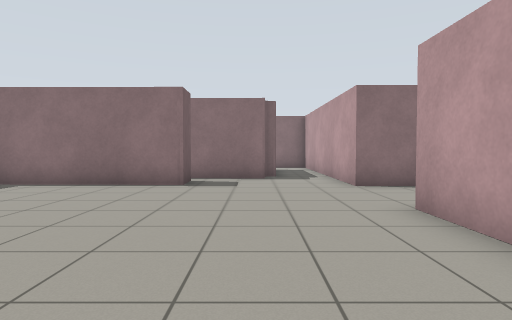
[1] (above)

17 first-person views from a walk through a world built for the Gazebo simulator. The camera is 0.94 m above the floor, tilts 2° down and sees 75° across. The floor is counted in squares, 1 m on a side. Each view is taken from the middle of a square. On the plan, view 1 faces up. The plan holds only what a view shows up to about 12 squares ahead; the rest is blank. The place goes on beyond the plan.

[2]
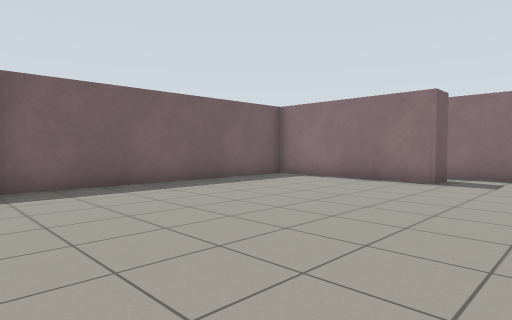

[3]
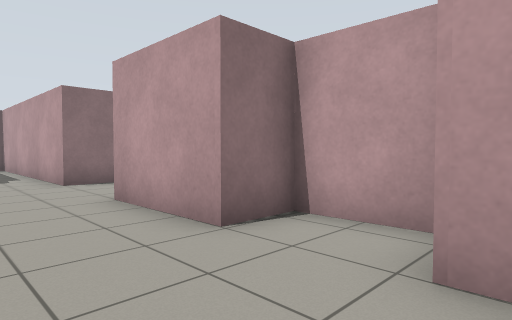

[4]
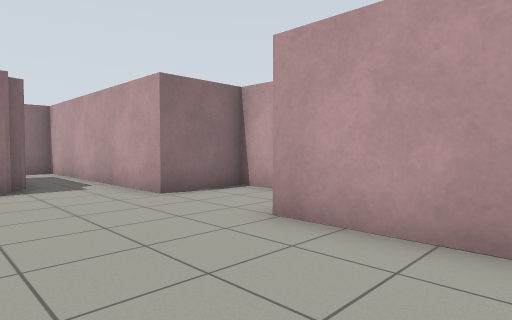

[5]
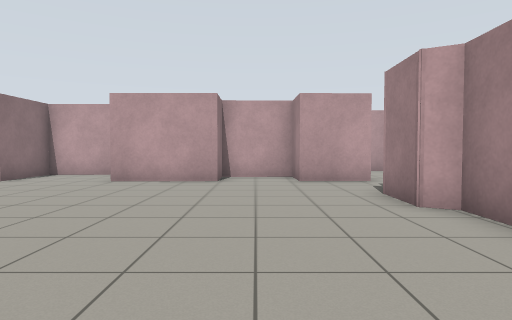

[6]
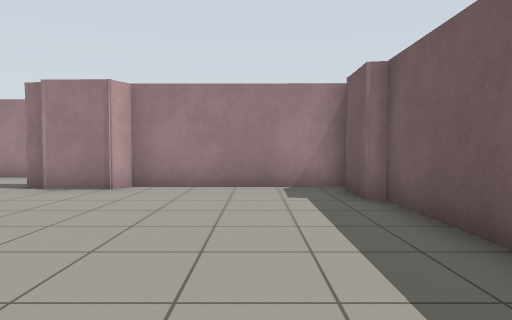

[7]
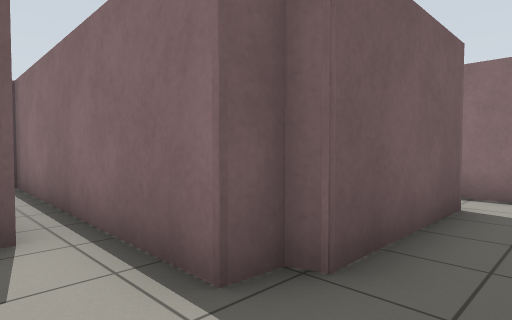

[8]
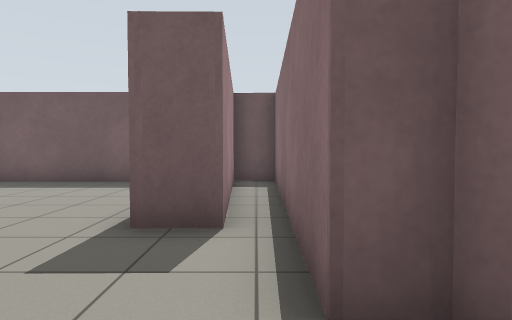

[9]
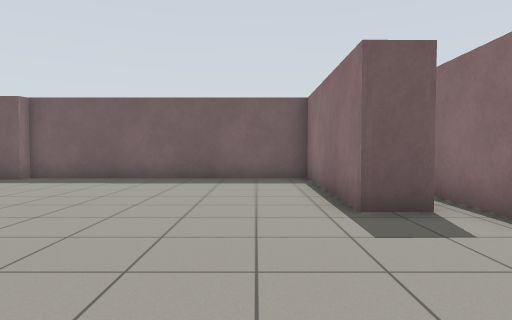

[10]
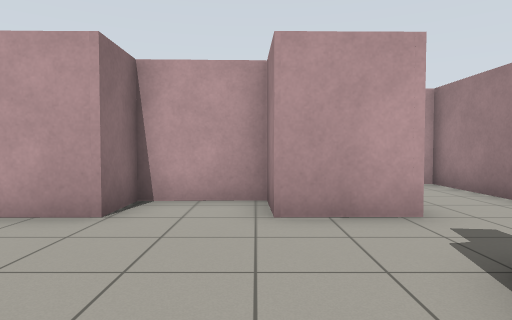

[11]
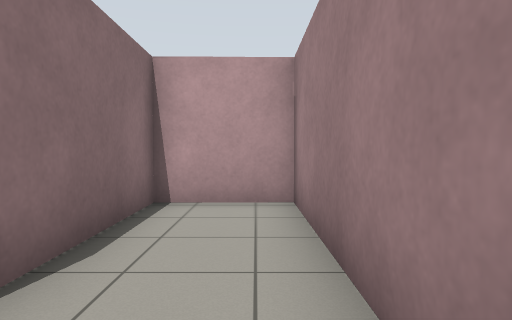

[12]
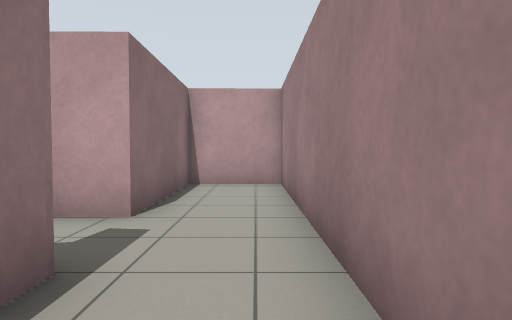

[13]
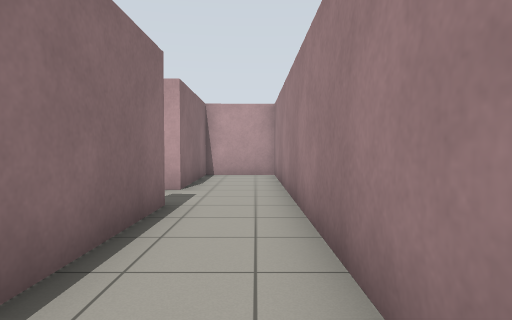

[14]
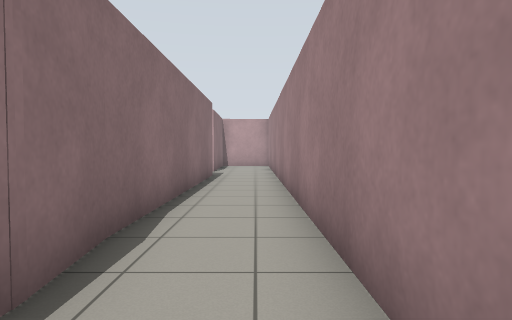

[15]
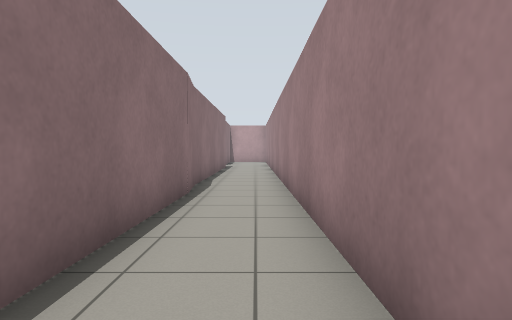

[16]
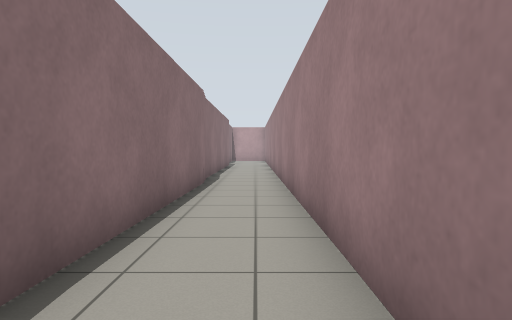

[17]
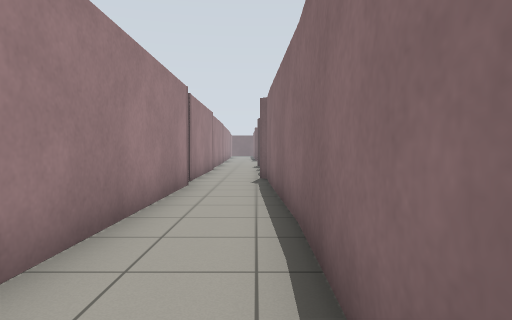

### Floor plan
Points are (right, up) in squares from view 1. A wall is a line through its corners. A room is listed if a view was taken in it or the views show most of it. See-through windows are left out.
Room 1 (views 1, 2, 3, 4, 5, 6, 7, 8, 9, 10)
walls: (4.8, 6.1) (4.8, 8.3) (2.4, 8.3) (2.3, 15.7); (0, -1.9) (0.5, -2); (2.6, -1.4) (2.5, -0.3) (4, -0.2) (3.9, 2.1) (2.5, 2.1) (2.5, 5.2); (-7.2, -2.1) (-2, -2.1) (-1.7, -1.6) (0, -1.6); (0.6, 14.7) (0.6, 11.1) (0.3, 11) (0.3, 10.4) (-7.3, 10.6) (-7.3, 9.4) (-1.9, 9.6) (-1.9, 8.5) (-7.3, 8.6) (-7.4, 0) (-7, -0.1) (-7, -1.4); (1.9, 16.2) (0.3, 16.2)
ways out: opening at (1.5, -2) to room 2
Room 2 (views 11, 12, 13, 14, 15, 16, 17)
walls: (-21.6, -2.6) (-23.2, -2.6) (-23.5, -2.9); (-21.4, -4.8) (6.8, -4.7) (6.7, -2.2) (2.6, -2.3) (2.6, -1.4); (-24.9, -4.8) (-22.4, -4.8); (-8.9, -2.6) (-19.9, -2.4); (-7.5, -2.4) (-9.1, -2.4); (0.4, -2.5) (-7.6, -2.4)
ways out: opening at (1.5, -2) to room 1

Positions as (right, up) in squares from view 1, and headings:
1: (0, 0), facing up
2: (1, -1), facing up-left
3: (0, -1), facing up-right
4: (-1, 2), facing up-right
5: (-7, 1), facing right
6: (-5, 6), facing down
7: (2, 9), facing up-left
8: (2, 10), facing left
9: (3, 7), facing left
10: (-2, 0), facing right
11: (1, -4), facing right
12: (-2, -4), facing right
13: (-5, -4), facing right
14: (-11, -4), facing right
15: (-16, -4), facing right
16: (-18, -4), facing right
17: (-13, -3), facing left
